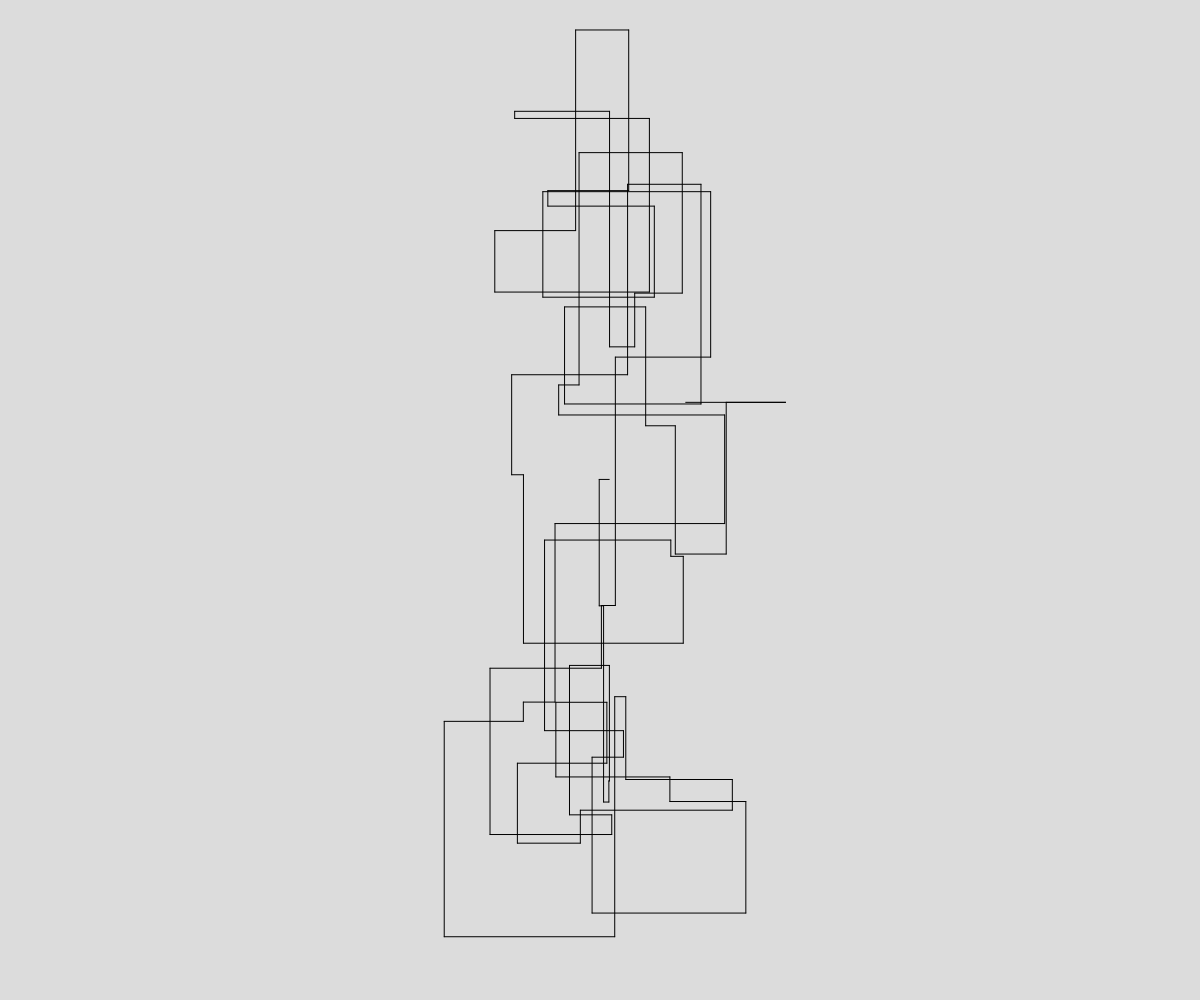
Frame 1 (no input)
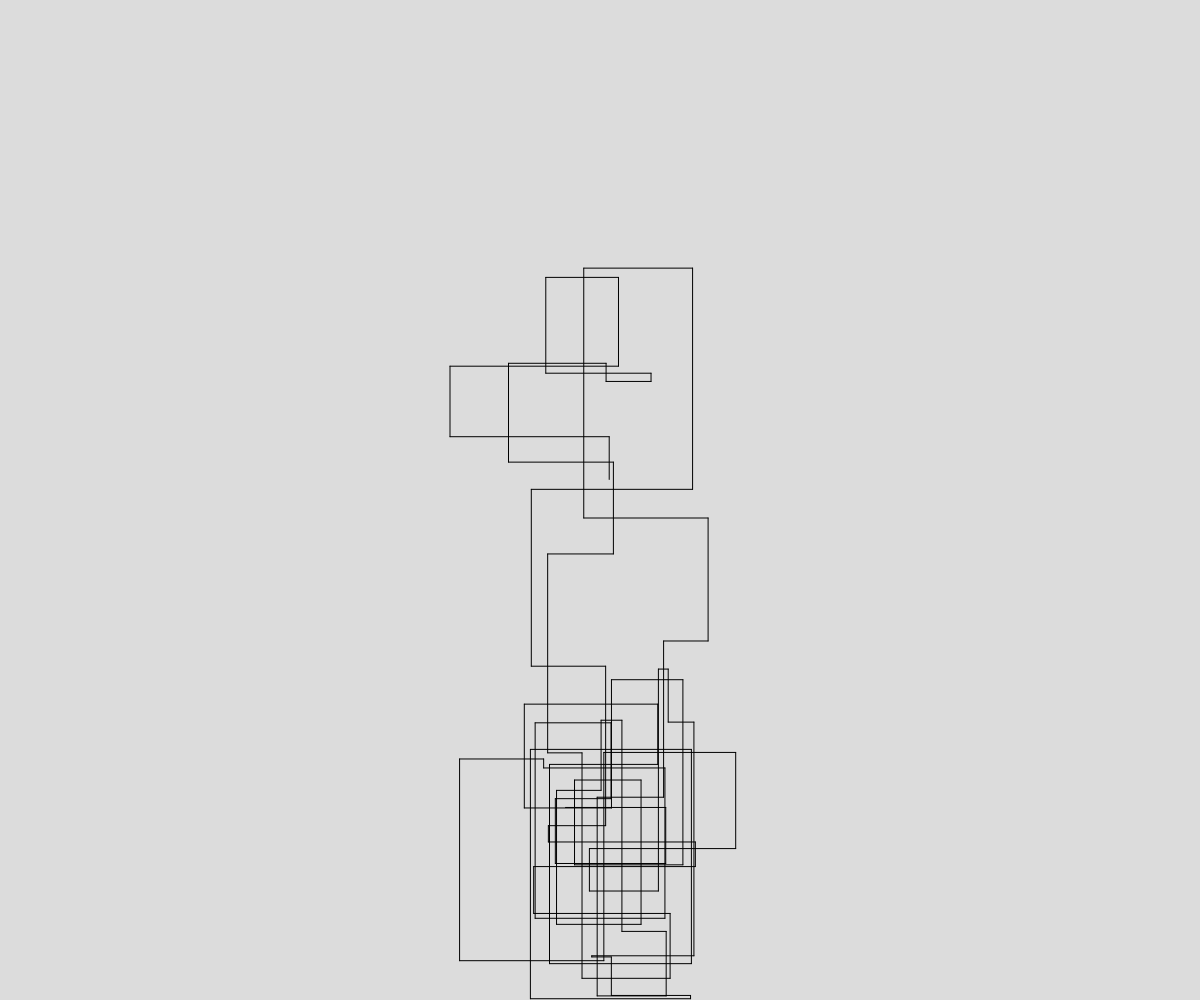
Frame 2 (the mouse pressed at the canvas centre, redrawn once)

The p5.js sketch that drew these frames (run headless with seeded random() and noise() and a simulated clock; the mouse was pressed at the canvas centre and the sketch redrawn once):

// p5.js sketch
// ── sketch.js
// Art Replication Warm-up
// Sabrina Kettle
// April 12th, 2019
//
// I typically would have challenged myself more by doing one of the more difficult art pieces, but I just did this warm-up so
// I can have more time to make my own generative art design really epic.

//Variables:---------

let x1, x2, y1, y2;
const LNUM = 100;

//-------------------

//Setup:-------------------------------------

function setup() {
  createCanvas(windowWidth, windowHeight);
  noLoop();

  //Assign Variables
  x1 = random(width/1.5, width/3);
  y1 = random(height/1.5, height/3);
  x2 = x1 + random(-width/6, width/6);
  y2 = y1;

}

//---------------------------------------------

//This function will draw the lines:-----------------

function lines(){

  for (let i = 0; i < LNUM; i ++){ //Draw 100 lines
    line(x1, y1, x2, y2);

    //Connect starting position
    x1 = x2;
    y1 = y2;

    if (i % 2 === 0){ //Change direction
      determineX();
    }
    else{
      determineY();
    }
  }

}

//----------------------------------------------------

//To assign an X variable to fit the restraint:---

function determineX(){
  y2 = y1;
  if (x2 > width/2){
    x2 = x2 + random(-width/7);
  }
  else{
    x2 = x2 + random(width/7);
  }
}

//------------------------------------------------

//To assign a Y variable to fit the restraint:----

function determineY(){
  x2 = x1;
  if (y2 >= height - 200){
    y2 = y2 + random(-height/4);
  }
  else if (y2 <= 200){
    y2 = y2 + random(height/4);
  }
  else{
    y2 = y2 + random(-height/4, height/4);
  }
}

//-----------------------------------------------

//And... draw!--------

function draw() {
  background(220);
  lines();
}

//--------------------
